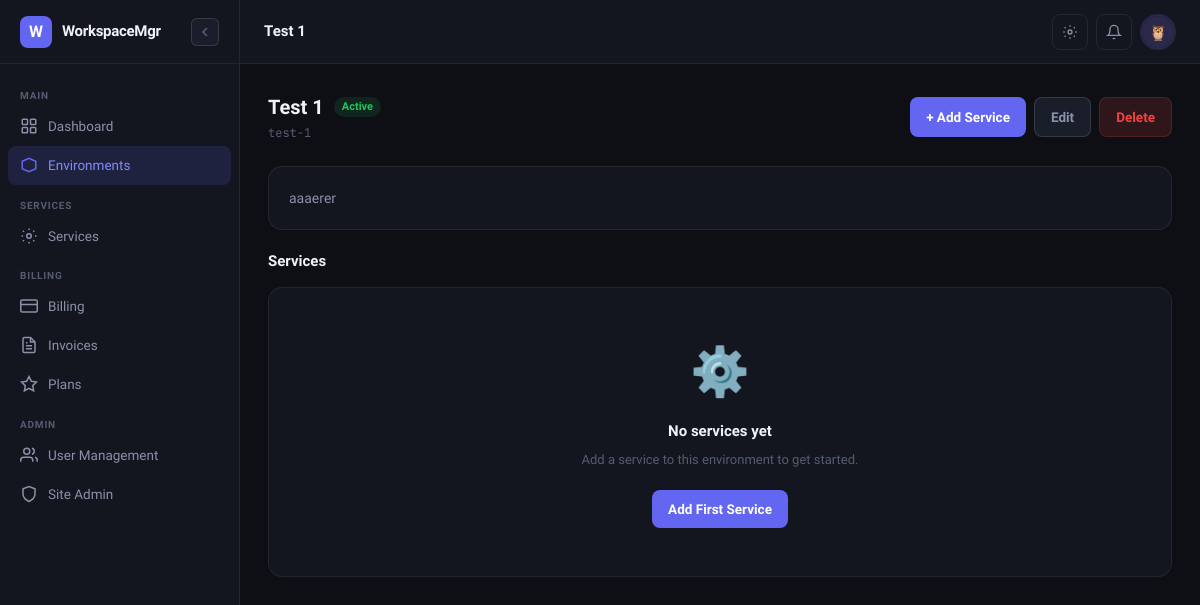
/environments/3/ (signed in), run on an earlier commit of the app's database.
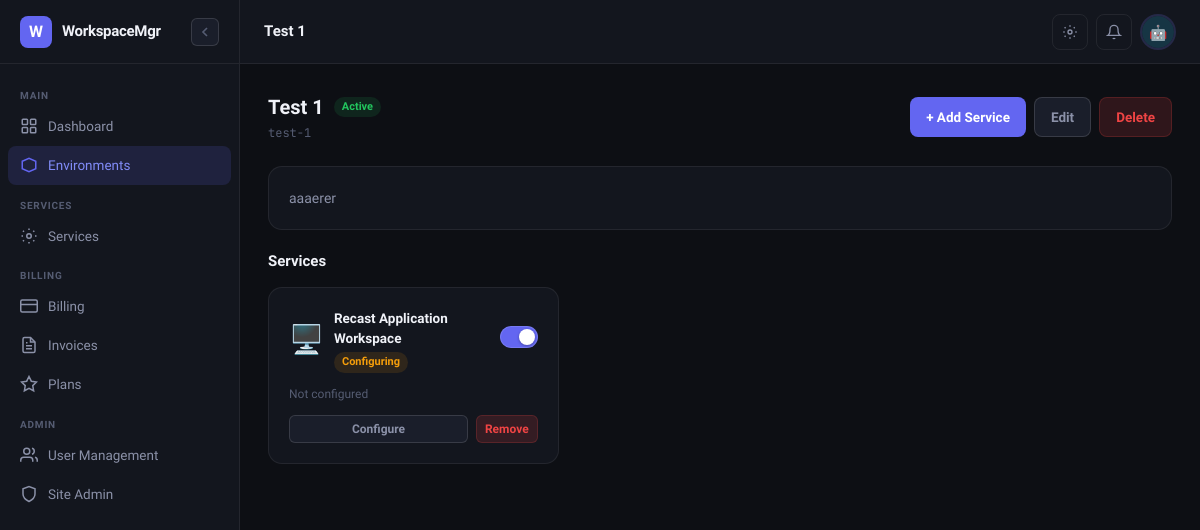
And on a later commit of the database.
### apps/accounts/models.py (models this page shows, shortened)
class User(AbstractUser):
    username = None
    email = models.EmailField(unique=True)
    role = models.CharField(max_length=20, choices=ROLE_CHOICES, default='env_admin')
    avatar = models.CharField(max_length=20, choices=AVATAR_CHOICES, default='avatar_1')
    phone = models.CharField(max_length=30, blank=True)
    job_title = models.CharField(max_length=100, blank=True)
    is_onboarded = models.BooleanField(default=False)
    created_at = models.DateTimeField(auto_now_add=True)
    updated_at = models.DateTimeField(auto_now=True)
    objects = UserManager()
    USERNAME_FIELD = 'email'
    REQUIRED_FIELDS = []
    class Meta:
        verbose_name = 'User'
        verbose_name_plural = 'Users'
    @property
    def display_name(self):
        return self.get_full_name() or self.email.split('@')[0]
    @property
    def is_superadmin(self):
        return self.role == 'superadmin' or self.is_superuser
    @property
    def is_env_admin(self):
        return self.role in ('superadmin', 'env_admin') or self.is_superuser
    @property
    def avatar_url(self):
        return f'/static/img/avatars/{self.avatar}.svg'

### apps/services/models.py (models this page shows, shortened)
class Service(models.Model):
    STATUS_CHOICES = [
        ('active', 'Active'),
        ('inactive', 'Inactive'),
        ('configuring', 'Configuring'),
        ('error', 'Error'),
    ]
    environment = models.ForeignKey(Environment, on_delete=models.CASCADE, related_name='services')
    service_type = models.CharField(max_length=30, choices=SERVICE_TYPE_CHOICES)
    name = models.CharField(
        max_length=200,
        blank=True,
        help_text='Optional display name. Defaults to the service type name if left blank.'
    )
    status = models.CharField(max_length=20, choices=STATUS_CHOICES, default='configuring')
    enabled = models.BooleanField(default=False)
    is_connected = models.BooleanField(default=False)
    created_at = models.DateTimeField(auto_now_add=True)
    updated_at = models.DateTimeField(auto_now=True)
    class Meta:
        ordering = ['environment', 'service_type', 'name']
    @property
    def display_name(self):
        return self.name if self.name else self.get_service_type_display()
    @property
    def icon(self):
        icons = {
            'recast_workspace': '🖥️',
            'recast_user_license': '👤',
            'windows_365': '☁️',
            'intune': '🛡️',
        }
        return icons.get(self.service_type, '⚙️')

class RecastConfig(models.Model):
    service = models.OneToOneField(Service, on_delete=models.CASCADE, related_name='recast_config')
    api_url = models.URLField()
    api_key = models.CharField(max_length=500)
    workspace_count = models.PositiveIntegerField(default=0)
    last_synced = models.DateTimeField(null=True, blank=True)
    license_count = models.PositiveIntegerField(default=0)
    license_numbers = models.JSONField(default=list, blank=True)
    matched_order_ref = models.CharField(max_length=500, blank=True)

### apps/environments/views.py (the view)
# urls.py: path('<int:pk>/', views.environment_detail, name='detail'),
@login_required
def environment_detail(request, pk):
    env = get_object_or_404(Environment, pk=pk, owner=request.user)
    services = env.services.all()
    return render(request, 'environments/detail.html', {'environment': env, 'services': services})

### apps/core/context_processors.py (called while the page is built)
def sidebar_context(request):
    if request.user.is_authenticated:
        environments = Environment.objects.filter(owner=request.user)[:10]
        return {'sidebar_environments': environments}
    return {}

### templates/environments/detail.html (shortened to what the changed rows need)
{% extends "base.html" %}
{% block page_title %}{{ environment.name }}{% endblock %}
{% block content %}
<div class="page-header">
  <div>
    <div style="display:flex;align-items:center;gap:10px;">
      <div class="page-title">{{ environment.name }}</div>
      <span class="badge {% if environment.status == 'active' %}badge-green{% elif environment.status == 'inactive' %}badge-gray{% else %}badge-yellow{% endif %}">
        {{ environment.get_status_display }}
      </span>
    </div>
    <div class="page-subtitle" style="font-family:'JetBrains Mono',monospace;font-size:12px;">{{ environment.slug }}</div>
  </div>
  <div style="display:flex;gap:8px;">
    <a href="{% url 'services:enable' environment.pk %}" class="btn btn-primary">+ Add Service</a>
    <a href="{% url 'environments:edit' environment.pk %}" class="btn btn-secondary">Edit</a>
    <a href="{% url 'environments:delete' environment.pk %}" class="btn btn-danger">Delete</a>
  </div>
</div>
{% if environment.description %}
<div class="card" style="margin-bottom:20px;">
  <div style="font-size:14px;color:var(--text-secondary);line-height:1.6;">{{ environment.description }}</div>
</div>
{% endif %}
<div class="page-title" style="font-size:15px;margin-bottom:14px;">Services</div>
{% if services %}
<div style="display:grid;grid-template-columns:repeat(auto-fill,minmax(280px,1fr));gap:16px;">
  {% for service in services %}
  <div class="card">
    <div style="display:flex;align-items:center;justify-content:space-between;margin-bottom:12px;">
      <div style="display:flex;align-items:center;gap:10px;">
        <div style="font-size:28px;">{{ service.icon }}</div>
        <div>
          <div style="font-size:13.5px;font-weight:700;">{{ service.display_name }}</div>
          <span class="badge {% if service.status == 'active' %}badge-green{% elif service.status == 'error' %}badge-red{% elif service.status == 'configuring' %}badge-yellow{% else %}badge-gray{% endif %}">
            {{ service.get_status_display }}
          </span>
        </div>
      </div>
      <label style="cursor:pointer;display:flex;align-items:center;gap:6px;">
        <form method="post" action="{% url 'services:toggle' service.pk %}" style="display:inline;">
          <button type="submit" style="background:none;border:none;cursor:pointer;padding:0;">
            <div style="width:38px;height:22px;border-radius:11px;background:{% if service.enabled %}var(--accent){% else %}var(--bg-raised){% endif %};border:1px solid var(--border-strong);position:relative;transition:all 0.2s;">
              <div style="position:absolute;top:2px;{% if service.enabled %}right:2px{% else %}left:2px{% endif %};width:16px;height:16px;border-radius:50%;background:white;transition:all 0.2s;box-shadow:0 1px 3px rgba(0,0,0,0.3);"></div>
            </div>
          </button>
        </form>
      </label>
    </div>
    {% if service.service_type in 'recast_workspace recast_user_license' %}
      {% if service.recast_config %}
      <div style="font-size:12px;color:var(--text-muted);margin-bottom:12px;overflow:hidden;text-overflow:ellipsis;white-space:nowrap;">
        {{ service.recast_config.api_url|default:"Not configured" }}
      </div>
      {% endif %}
    {% elif service.service_type == 'windows_365' %}
      {% if service.w365_config %}
      <div style="font-size:12px;color:var(--text-muted);margin-bottom:12px;">
        {{ service.w365_config.device_count }} devices synced
      </div>
      {% endif %}
    {% endif %}
    <div style="display:flex;gap:8px;">
      <a href="{% url 'services:configure' service.pk %}" class="btn btn-secondary btn-xs" style="flex:1;justify-content:center;">Configure</a>
      <a href="{% url 'services:delete' service.pk %}" class="btn btn-danger btn-xs">Remove</a>
    </div>
  </div>
  {% endfor %}
</div>
{% else %}
<div class="card" style="text-align:center;padding:48px;">
  <div style="font-size:48px;margin-bottom:12px;">⚙️</div>
  <div style="font-size:15px;font-weight:600;margin-bottom:8px;">No services yet</div>
  <div style="font-size:13px;color:var(--text-muted);margin-bottom:20px;">Add a service to this environment to get started.</div>
  <a href="{% url 'services:enable' environment.pk %}" class="btn btn-primary">Add First Service</a>
</div>
{% endif %}
{% endblock %}

### templates/base.html (shortened to what the changed rows need)
<!DOCTYPE html>
<html lang="en" data-theme="dark">
<head>
  <script src="https://cdn.tailwindcss.com"></script>
</head>
<body>
{% if user.is_authenticated %}
<aside id="sidebar">
  <div class="sidebar-logo">
    <div class="logo-mark">W</div>
    <span class="sidebar-logo-text">WorkspaceMgr</span>
    <button class="sidebar-collapse-btn" onclick="toggleSidebar()" title="Toggle sidebar">
      <svg id="collapse-icon-expand" width="16" height="16" fill="none" viewBox="0 0 24 24" stroke="currentColor" stroke-width="2.5">
        <path d="M15 18l-6-6 6-6"/>
      </svg>
    </button>
  </div>
  <nav class="sidebar-nav">
    <div class="sidebar-section-label">Main</div>
    <a href="{% url 'core:dashboard' %}" class="nav-item {% if request.resolver_match.url_name == 'dashboard' %}active{% endif %}">
      <svg class="nav-icon" fill="none" viewBox="0 0 24 24" stroke="currentColor" stroke-width="2"><rect x="3" y="3" width="7" height="7" rx="1"/><rect x="14" y="3" width="7" height="7" rx="1"/><rect x="3" y="14" width="7" height="7" rx="1"/><rect x="14" y="14" width="7" height="7" rx="1"/></svg>
      <span class="sidebar-label">Dashboard</span>
    </a>
    <a href="{% url 'environments:list' %}" class="nav-item {% if 'environments' in request.path %}active{% endif %}">
      <svg class="nav-icon" fill="none" viewBox="0 0 24 24" stroke="currentColor" stroke-width="2"><path d="M3 7l9-4 9 4v10l-9 4-9-4V7z"/></svg>
      <span class="sidebar-label">Environments</span>
    </a>
    <div class="sidebar-section-label">Services</div>
    <a href="{% url 'services:list' %}" class="nav-item {% if 'services' in request.path %}active{% endif %}">
      <svg class="nav-icon" fill="none" viewBox="0 0 24 24" stroke="currentColor" stroke-width="2"><circle cx="12" cy="12" r="3"/><path d="M19.07 4.93l-1.41 1.41M5.34 17.66l-1.41 1.41M19.07 19.07l-1.41-1.41M5.34 6.34L3.93 4.93M20 12h2M2 12h2M12 20v2M12 2v2"/></svg>
      <span class="sidebar-label">Services</span>
    </a>
    <div class="sidebar-section-label">Billing</div>
    <a href="{% url 'billing:overview' %}" class="nav-item {% if request.path == '/billing/' %}active{% endif %}">
      <svg class="nav-icon" fill="none" viewBox="0 0 24 24" stroke="currentColor" stroke-width="2"><rect x="1" y="4" width="22" height="16" rx="2"/><line x1="1" y1="10" x2="23" y2="10"/></svg>
      <span class="sidebar-label">Billing</span>
    </a>
    <a href="{% url 'billing:invoice_list' %}" class="nav-item {% if 'invoices' in request.path %}active{% endif %}">
      <svg class="nav-icon" fill="none" viewBox="0 0 24 24" stroke="currentColor" stroke-width="2"><path d="M14 2H6a2 2 0 00-2 2v16a2 2 0 002 2h12a2 2 0 002-2V8z"/><polyline points="14 2 14 8 20 8"/><line x1="16" y1="13" x2="8" y2="13"/><line x1="16" y1="17" x2="8" y2="17"/><polyline points="10 9 9 9 8 9"/></svg>
      <span class="sidebar-label">Invoices</span>
    </a>
    <a href="{% url 'billing:plan_list' %}" class="nav-item {% if 'plans' in request.path %}active{% endif %}">
      <svg class="nav-icon" fill="none" viewBox="0 0 24 24" stroke="currentColor" stroke-width="2"><polygon points="12 2 15.09 8.26 22 9.27 17 14.14 18.18 21.02 12 17.77 5.82 21.02 7 14.14 2 9.27 8.91 8.26 12 2"/></svg>
      <span class="sidebar-label">Plans</span>
    </a>
    {% if user.is_env_admin %}
    <div class="sidebar-section-label">Admin</div>
    <a href="{% url 'users:user_list' %}" class="nav-item {% if 'users' in request.path and 'profile' not in request.path %}active{% endif %}">
      <svg class="nav-icon" fill="none" viewBox="0 0 24 24" stroke="currentColor" stroke-width="2"><path d="M17 21v-2a4 4 0 00-4-4H5a4 4 0 00-4 4v2"/><circle cx="9" cy="7" r="4"/><path d="M23 21v-2a4 4 0 00-3-3.87"/><path d="M16 3.13a4 4 0 010 7.75"/></svg>
      <span class="sidebar-label">User Management</span>
    </a>
    {% endif %}
    {% if user.is_superadmin %}
    <a href="/admin/" class="nav-item">
      <svg class="nav-icon" fill="none" viewBox="0 0 24 24" stroke="currentColor" stroke-width="2"><path d="M12 22s8-4 8-10V5l-8-3-8 3v7c0 6 8 10 8 10z"/></svg>
      <span class="sidebar-label">Site Admin</span>
    </a>
    {% endif %}
  </nav>
</aside>
<div id="main-wrap">
  <header id="topbar">
    <div class="topbar-title">{% block page_title %}Dashboard{% endblock %}</div>
    <div class="topbar-actions">
      <button class="icon-btn" onclick="openThemePanel()" title="Theme settings">
        <svg width="16" height="16" fill="none" viewBox="0 0 24 24" stroke="currentColor" stroke-width="2">
          <circle cx="12" cy="12" r="3"/><path d="M19.07 4.93l-1.41 1.41M5.34 17.66l-1.41 1.41M19.07 19.07l-1.41-1.41M5.34 6.34L3.93 4.93M20 12h2M2 12h2M12 20v2M12 2v2"/>
        </svg>
      </button>
      <button class="icon-btn" title="Notifications">
        <svg width="16" height="16" fill="none" viewBox="0 0 24 24" stroke="currentColor" stroke-width="2">
          <path d="M18 8A6 6 0 006 8c0 7-3 9-3 9h18s-3-2-3-9"/><path d="M13.73 21a2 2 0 01-3.46 0"/>
        </svg>
      </button>
      <div class="dropdown">
        <button class="avatar-btn" onclick="toggleDropdown(this)">
          <img src="{{ user.avatar_url }}" alt="{{ user.display_name }}"
            onerror="this.style.display='none';this.parentElement.innerHTML='<span style=\'font-size:14px;font-weight:700;color:var(--accent)\'>{{ user.display_name|first|upper }}</span>'">
        </button>
      </div>
    </div>
  </header>
  <main id="page-content">
    {% block content %}{% endblock %}
  </main>
</div>
{% endif %}
</body>
</html>

What changed in the data, as far as the page shows it:
changed User: avatar_url: a different picture
added Service: icon "🖥️", display_name "Recast Application Workspace", status "Configuring", enabled True (drawn), recast_config.api_url "Not configured"
Also different on the page:
text no longer shown: "⚙️ No services yet Add a service to this environment to get started. Add First Service"
